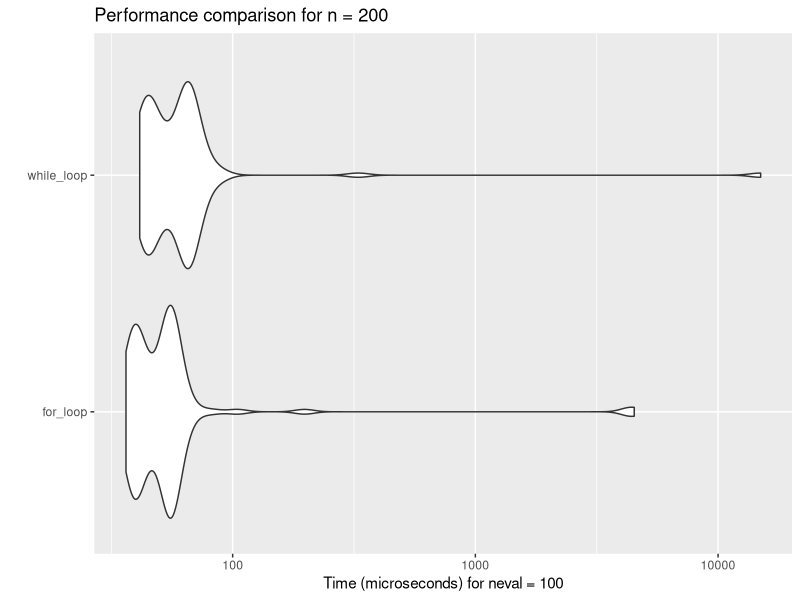
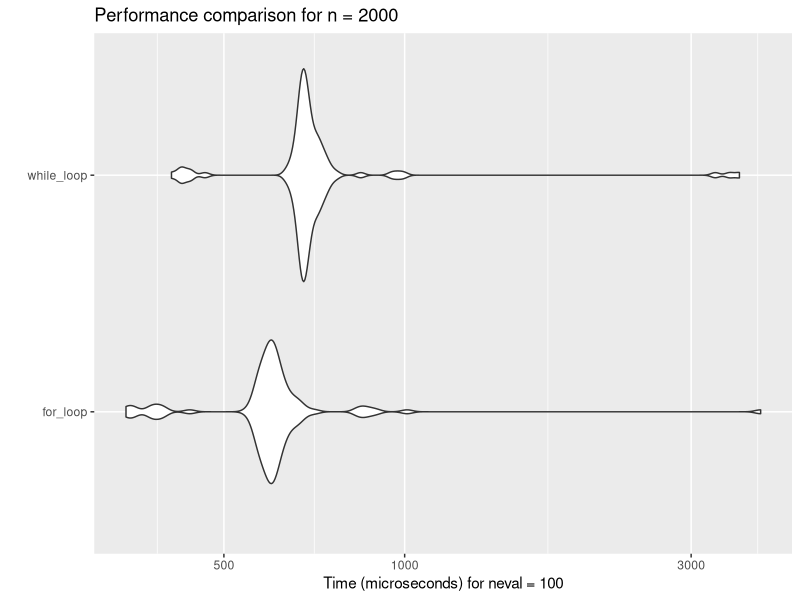
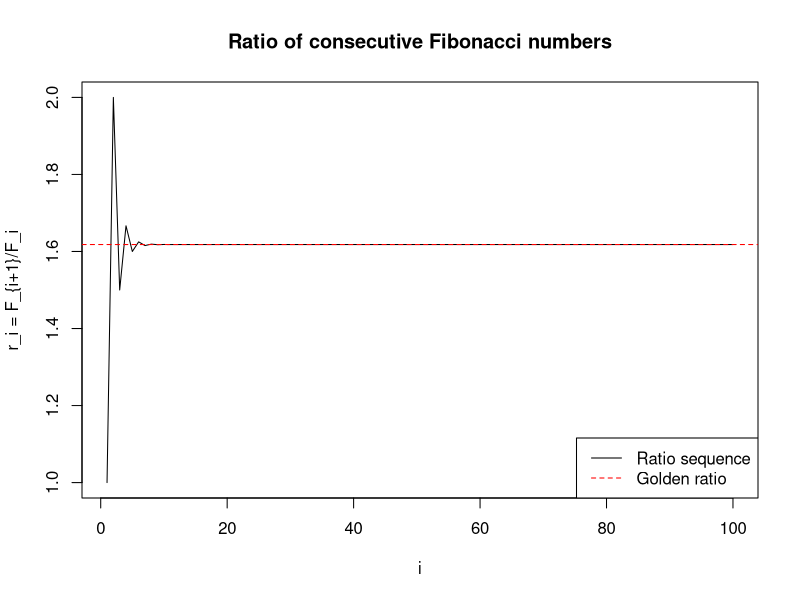
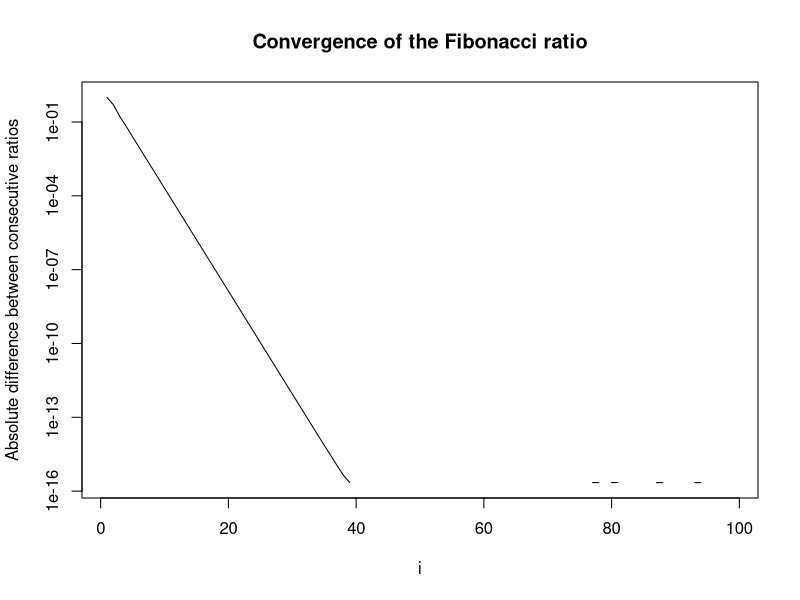
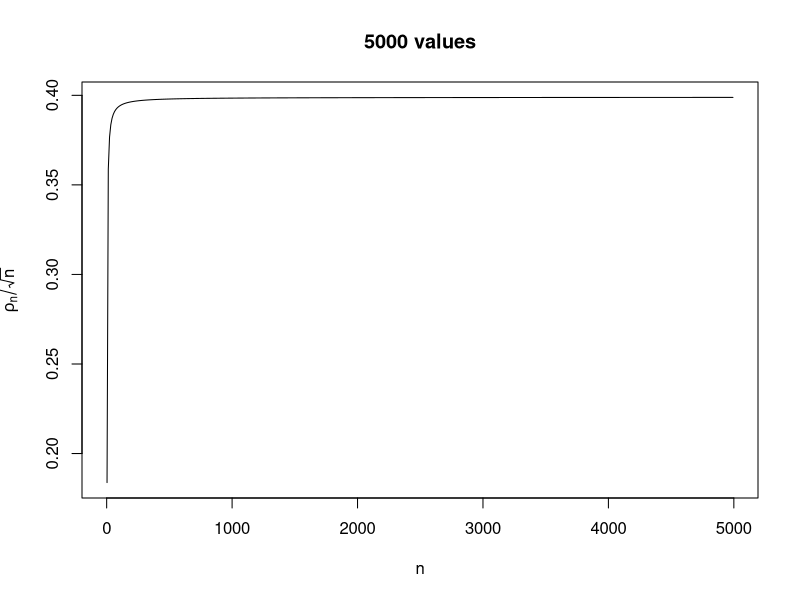
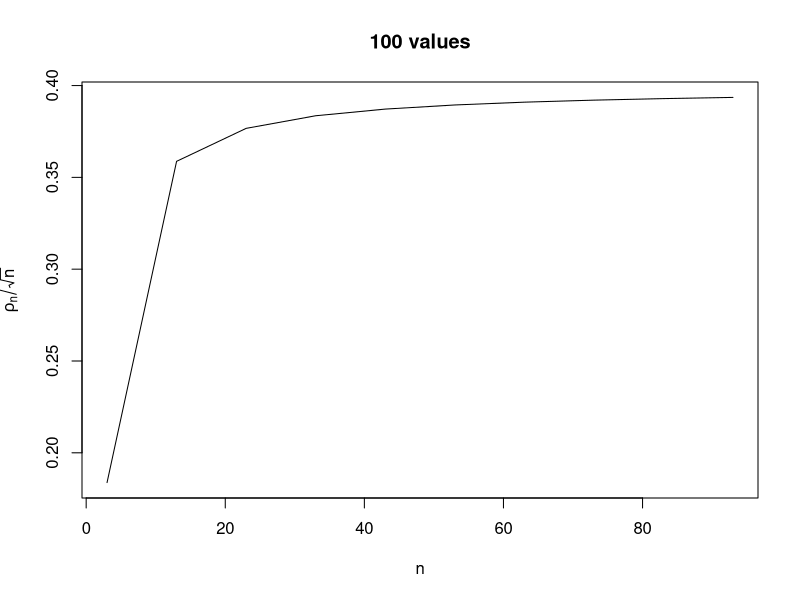
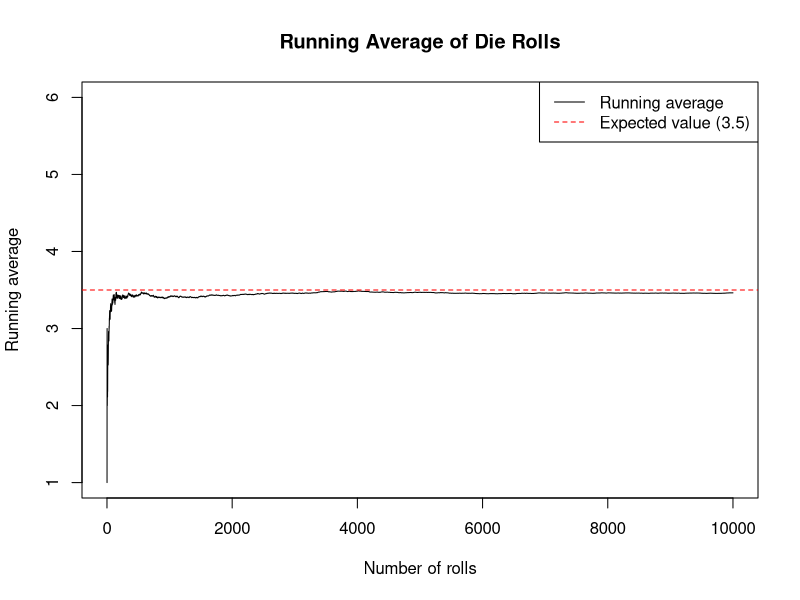
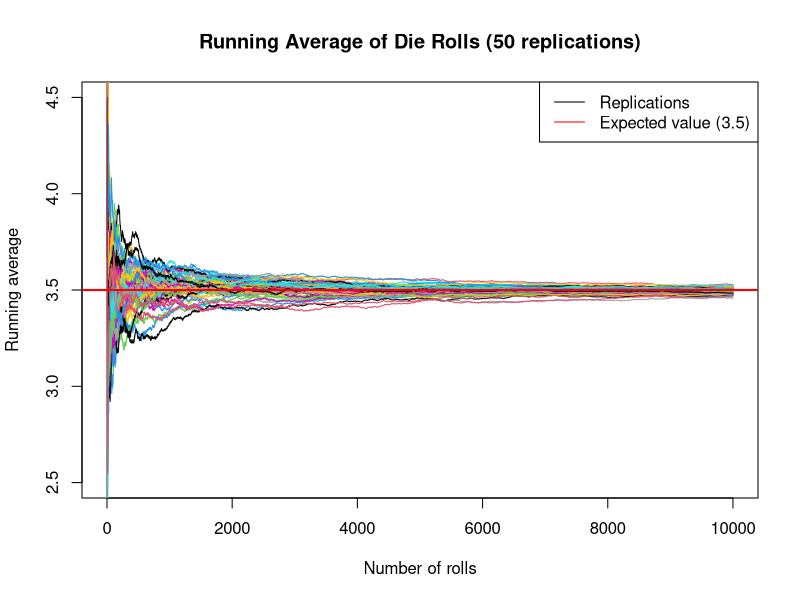

Write the R code that produced these figures, in order.
## ---- chunk 1
knitr::opts_chunk$set(echo = TRUE)
## ---- chunk 2
# Function using for loop
fibonacci_ratio_for <- function(n) {
  # Initialize the first two Fibonacci numbers
  fib <- c(1, 1)
  
  # Calculate the remaining Fibonacci numbers up to n+1
  for (i in 3:(n+1)) {
    fib[i] <- fib[i-1] + fib[i-2]
  }
  
  # Calculate the ratios
  ratios <- fib[2:(n+1)] / fib[1:n]
  
  return(ratios)
}

# Function using while loop
fibonacci_ratio_while <- function(n) {
  # Initialize the first two Fibonacci numbers
  fib <- c(1, 1)
  
  # Calculate the remaining Fibonacci numbers up to n+1
  i <- 3
  while (i <= n+1) {
    fib[i] <- fib[i-1] + fib[i-2]
    i <- i + 1
  }
  
  # Calculate the ratios
  ratios <- fib[2:(n+1)] / fib[1:n]
  
  return(ratios)
}
## ---- chunk 3
# Load the microbenchmark package
library(microbenchmark)

# Benchmark for n = 200
benchmark_200 <- microbenchmark(
  for_loop = fibonacci_ratio_for(200),
  while_loop = fibonacci_ratio_while(200),
  times = 100
)

print(benchmark_200)

# Benchmark for n = 2000
benchmark_2000 <- microbenchmark(
  for_loop = fibonacci_ratio_for(2000),
  while_loop = fibonacci_ratio_while(2000),
  times = 100
)

print(benchmark_2000)
## ---- chunk 4
library(ggplot2)

# Plot for n = 200
autoplot(benchmark_200) + 
  ggtitle("Performance comparison for n = 200")

# Plot for n = 2000
autoplot(benchmark_2000) + 
  ggtitle("Performance comparison for n = 2000")
## ---- chunk 5
# Calculate the sequence for n = 100
ratios_100 <- fibonacci_ratio_for(100)

# Plot the sequence
plot(1:100, ratios_100, type = "l", 
     xlab = "i", ylab = "r_i = F_{i+1}/F_i",
     main = "Ratio of consecutive Fibonacci numbers")

# Add a horizontal line at the golden ratio
abline(h = (1 + sqrt(5))/2, col = "red", lty = 2)
legend("bottomright", legend = c("Ratio sequence", "Golden ratio"), 
       col = c("black", "red"), lty = c(1, 2))

# Calculate the differences between consecutive ratios
diffs <- diff(ratios_100)
plot(1:99, abs(diffs), type = "l", log = "y",
     xlab = "i", ylab = "Absolute difference between consecutive ratios",
     main = "Convergence of the Fibonacci ratio")
## ---- chunk 6
# Print the first 20 ratios
data.frame(
  i = 1:20,
  ratio = ratios_100[1:20],
  difference_from_golden_ratio = abs(ratios_100[1:20] - (1 + sqrt(5))/2)
)

# Calculate the golden ratio
golden_ratio <- (1 + sqrt(5))/2
print(paste("Golden ratio:", golden_ratio))

# Calculate when the sequence is within 1e-10 of the golden ratio
convergence_index <- min(which(abs(ratios_100 - golden_ratio) < 1e-10))
print(paste("The sequence converges to within 1e-10 of the golden ratio at i =", convergence_index))
## ---- chunk 7
n_calculation <- function(n){
 result <- (gamma((n - 1)/2))/(gamma(1/2) * gamma((n-2)/2))
  print(result)
}

n_calculation(20)
## ---- chunk 8

n_calculation(2000)
## ---- chunk 9
n_calculation_numerator <- function(n){
 result <- (gamma((n - 1)/2))
  print(result)
}

n_calculation_denominator <- function(n){
 result <- (gamma(1/2) * gamma((n-2)/2))
  print(result)
}
cat("Numerator result for n = 200: \n")
n_calculation_numerator(200)
cat("Denominator result for n = 200: \n")
n_calculation_denominator(200)

cat("Numerator result for n = 2000: \n")
n_calculation_numerator(2000)
cat("Denominator result for n = 2000: \n")
n_calculation_denominator(2000)
## ---- chunk 10
n_calculation_logarithmic <- function(n){
 result_numerator <- (lgamma((n - 1)/2))
 result_denominator <- (lgamma(1/2) + lgamma((n-2)/2))
 final_result <- exp(result_numerator - result_denominator)
  print(final_result) 
}

cat("Numerator result for n = 200: \n")
n_calculation_logarithmic(200)


cat("Numerator result for n = 2000: \n")
n_calculation_logarithmic(2000)
## ---- chunk 11
n_calculation_logarithmic <- function(n){
 result_numerator <- (lgamma((n - 1)/2))
 result_denominator <- (lgamma(1/2) + lgamma((n-2)/2))
 result_gamma <- exp(result_numerator - result_denominator)
 result_sqrt <- sqrt(n)
 return(result_gamma / result_sqrt)
}
 
n_values_5000 <- seq(3, 5000, by = 10)
ratio_values_5000 <- sapply(n_values_5000, n_calculation_logarithmic)

plot(n_values_5000, ratio_values_5000, 
     type = "l", 
     xlab = "n", 
     ylab = expression(rho[n] / sqrt(n)),
     main = "5000 values")

n_values_100 <- seq(3, 100, by = 10)
ratio_values_100 <- sapply(n_values_100, n_calculation_logarithmic)

plot(n_values_100, ratio_values_100, 
     type = "l", 
     xlab = "n", 
     ylab = expression(rho[n] / sqrt(n)),
     main = "100 values")

## ---- chunk 12
# Set seed for reproducibility
set.seed(42)

# Number of rolls
n <- 10000

# Simulate rolling a fair die n times using vectorized function
rolls <- sample(1:6, n, replace = TRUE)

# Compute cumulative mean after each roll
cumulative_means <- cumsum(rolls) / (1:n)

# Plot the running average against the number of rolls
plot(1:n, cumulative_means, type = "l", 
     xlab = "Number of rolls", ylab = "Running average",
     main = "Running Average of Die Rolls",
     ylim = c(1, 6))

# Add a horizontal line at the expected value
abline(h = 3.5, col = "red", lty = 2)
legend("topright", legend = c("Running average", "Expected value (3.5)"), 
       col = c("black", "red"), lty = c(1, 2))
## ---- chunk 13
# Set seed for reproducibility
set.seed(123)

# Number of replications
M <- 50

# Matrix to store running averages for each replication
running_averages <- matrix(NA, nrow = M, ncol = n)

# For loop to replicate the experiment M times
for (i in 1:M) {
  # Simulate rolling a die n times
  rolls <- sample(1:6, n, replace = TRUE)
  
  # Compute cumulative mean after each roll
  running_averages[i, ] <- cumsum(rolls) / (1:n)
}

# Plot all 50 paths
plot(1:n, running_averages[1, ], type = "l", 
     xlab = "Number of rolls", ylab = "Running average",
     main = "Running Average of Die Rolls (50 replications)",
     ylim = c(2.5, 4.5), col = 1)

# Add the remaining 49 paths
for (i in 2:M) {
  lines(1:n, running_averages[i, ], col = i)
}

# Add a horizontal line at the expected value
abline(h = 3.5, col = "red", lwd = 2)
legend("topright", legend = c("Replications", "Expected value (3.5)"), 
       col = c("black", "red"), lty = c(1, 1))
## ---- chunk 14
# Calculate absolute differences from expected value
abs_diff <- abs(running_averages - 3.5)

# Calculate mean absolute difference for each n
mean_abs_diff <- colMeans(abs_diff)

# Plot mean absolute difference
plot(1:n, mean_abs_diff, type = "l", 
     xlab = "Number of rolls", ylab = "Mean absolute difference from expected value",
     main = "Convergence to Expected Value")
## ---- chunk 15
# Set seed for reproducibility
set.seed(456)

# Epsilon value
epsilon <- 0.01

# Initialize variables
n_current <- 0
proportion_outside <- 1

# Matrix to store running averages
running_averages <- matrix(NA, nrow = M, ncol = 1)

while (proportion_outside >= 0.05) {
  # Increment n
  n_current <- n_current + 100
  
  # Resize the matrix if needed
  if (ncol(running_averages) < n_current) {
    running_averages <- cbind(running_averages, matrix(NA, nrow = M, ncol = 100))
  }
  
  # Update running averages for all replications
  for (i in 1:M) {
    # Generate new rolls
    new_rolls <- sample(1:6, 100, replace = TRUE)
    
    # If this is the first iteration, initialize
    if (n_current == 100) {
      running_averages[i, 1:100] <- cumsum(new_rolls) / (1:100)
    } else {
      # Calculate the sum up to n_current - 100
      prev_sum <- running_averages[i, n_current - 100] * (n_current - 100)
      
      # Add new rolls and calculate new running averages
      new_sums <- prev_sum + cumsum(new_rolls)
      running_averages[i, (n_current - 99):n_current] <- new_sums / ((n_current - 99):n_current)
    }
  }
  
  # Check how many replications are outside the epsilon interval at n_current
  outside_epsilon <- sum(abs(running_averages[, n_current] - 3.5) > epsilon)
  proportion_outside <- outside_epsilon / M
  
  # Print progress
  cat("n =", n_current, "- Proportion outside epsilon:", proportion_outside, "\n")
}

# Final value of n
cat("The loop terminated at n =", n_current, "with proportion outside epsilon =", proportion_outside, "\n")
## ---- chunk 16
# Set seed for reproducibility
set.seed(789)

# Matrix to store running averages for Cauchy distribution
cauchy_averages <- matrix(NA, nrow = M, ncol = n)

# For loop to replicate the experiment M times
for (i in 1:M) {
  # Simulate from standard Cauchy distribution
  cauchy_samples <- rcauchy(n)
  
  # Compute cumulative mean after each sample
  cauchy_averages[i, ] <- cumsum(cauchy_samples) / (1:n)
}

# Plot all 50 paths
plot(1:n, cauchy_averages[1, ], type = "l", 
     xlab = "Number of samples", ylab = "Running average",
     main = "Running Average of Cauchy Samples (50 replications)",
     ylim = c(-10, 10), col = 1)

# Add the remaining 49 paths
for (i in 2:M) {
  lines(1:n, cauchy_averages[i, ], col = i)
}

# Zoom in to see more detail
plot(1:n, cauchy_averages[1, ], type = "l", 
     xlab = "Number of samples", ylab = "Running average",
     main = "Running Average of Cauchy Samples (Zoomed)",
     ylim = c(-3, 3), col = 1)

for (i in 2:M) {
  lines(1:n, cauchy_averages[i, ], col = i)
}
